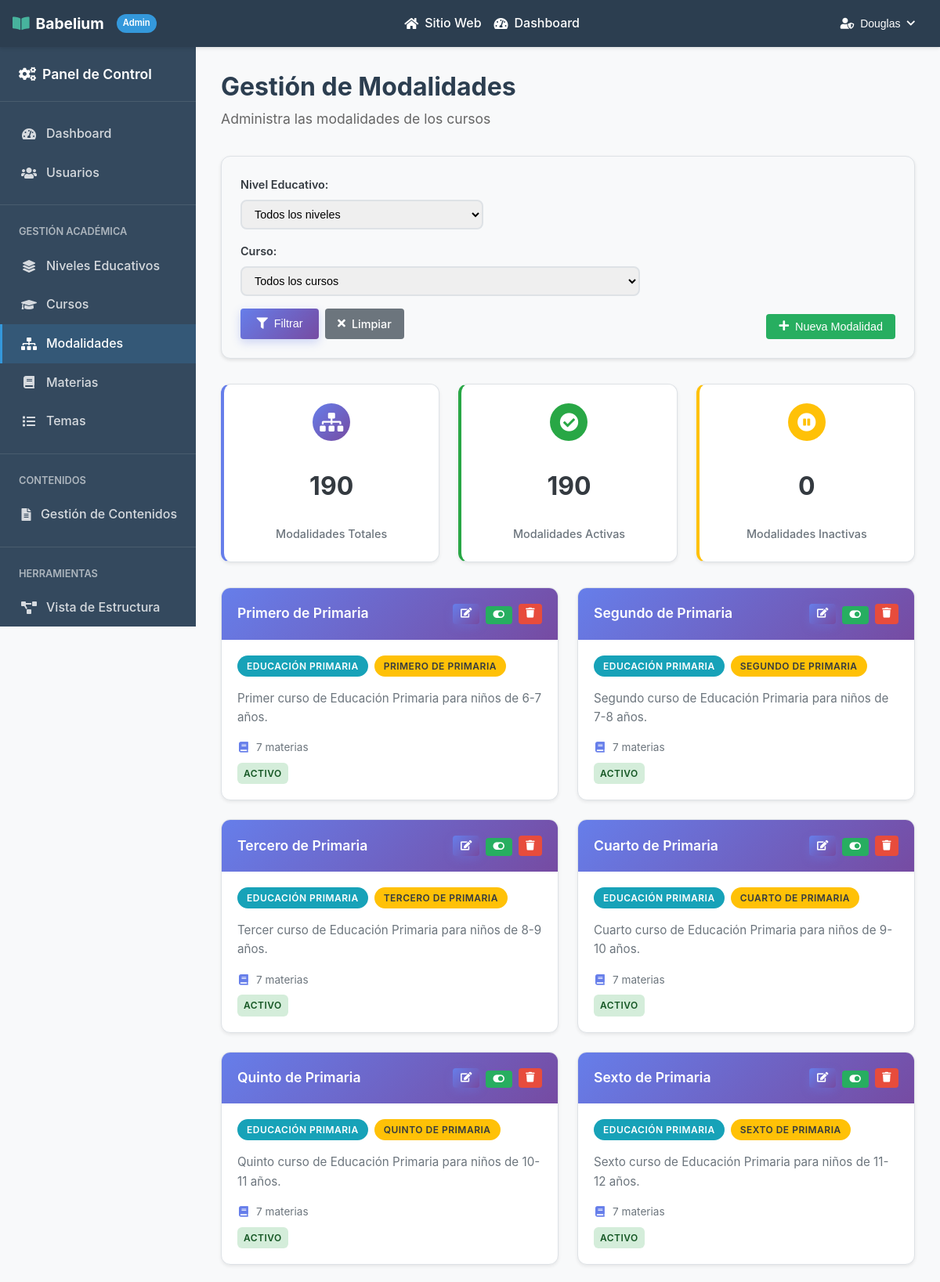
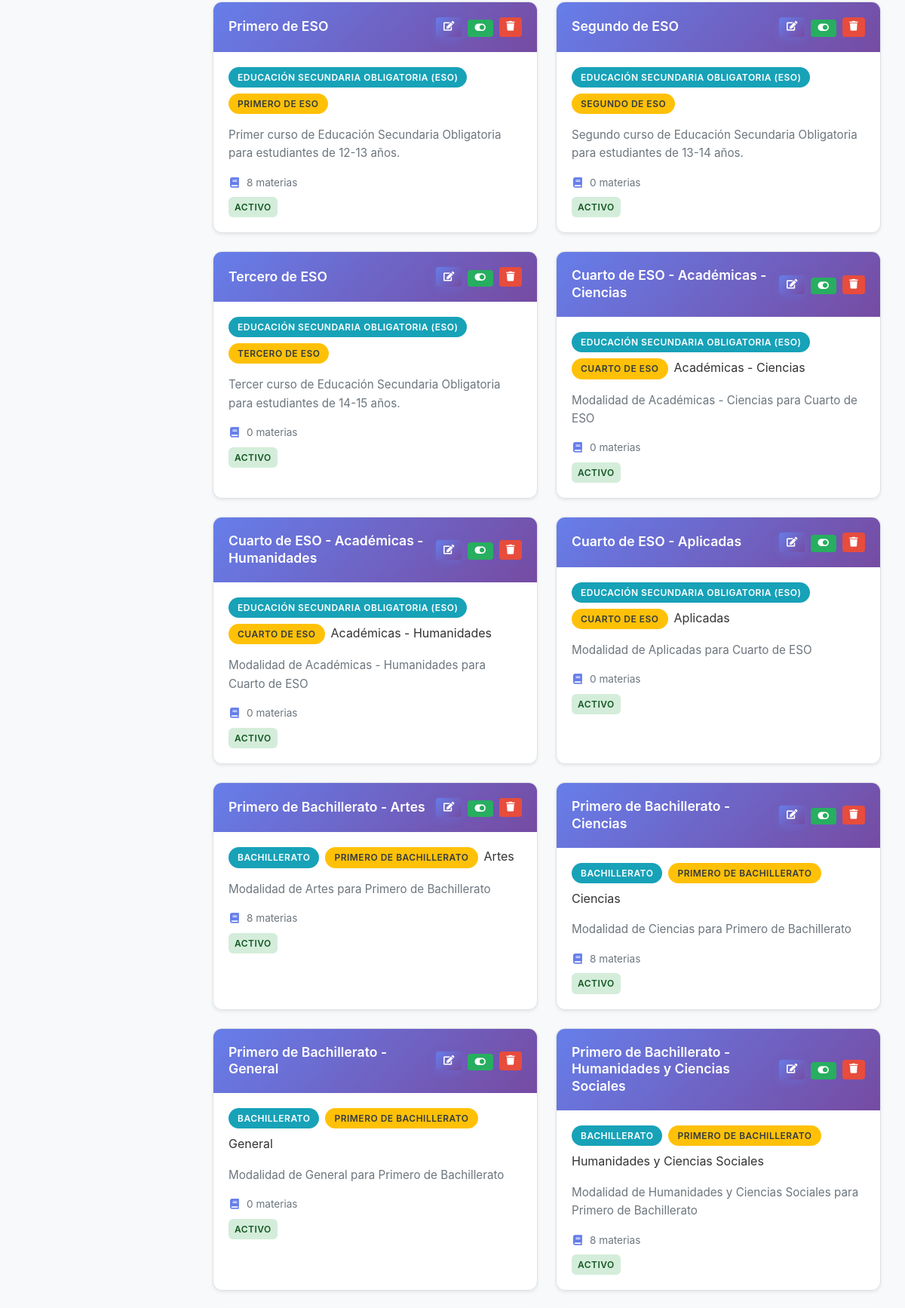
Page /admin/modalidades.php (signed in, upper part) on the committed database (2 pictures, top to bottom).
### tables this page shows
CREATE TABLE `modalidades_curso` (
  `id` int(11) NOT NULL,
  `curso_id` int(11) NOT NULL,
  `rama_id` int(11) DEFAULT NULL,
  `nombre` varchar(255) NOT NULL,
  `descripcion` text DEFAULT NULL,
  `activo` tinyint(1) DEFAULT 1
);

### admin/modalidades.php (the view, shortened to what this page needs)
<?php
require_once '../db/connection.php';
try {
    $where_conditions = [];
    $params = [];
    $param_types = "";
    $where_clause = !empty($where_conditions) ? "WHERE " . implode(" AND ", $where_conditions) : "";
    $query = "
        SELECT m.*,
               COALESCE(c.nombre, 'Sin curso') as curso_nombre,
               COALESCE(ne.nombre, 'Sin nivel') as nivel_nombre,
               COALESCE(r.nombre, 'Sin rama') as rama_nombre,
               COALESCE((SELECT COUNT(*) FROM materias WHERE modalidad_curso_id = m.id), 0) as total_materias
        FROM modalidades_curso m
        LEFT JOIN cursos c ON m.curso_id = c.id
        LEFT JOIN niveles_educativos ne ON c.nivel_id = ne.id
        LEFT JOIN ramas r ON m.rama_id = r.id
        $where_clause
        ORDER BY COALESCE(ne.orden, 999), COALESCE(c.orden, 999), m.nombre
    ";
    if (!empty($params)) {
        $stmt = $conexion->prepare($query);
        if (!$stmt) {
            throw new Exception("Error preparando consulta: " . $conexion->error);
        }
        $stmt->bind_param($param_types, ...$params);
        $stmt->execute();
        $result = $stmt->get_result();
        $modalidades = [];
        while ($row = $result->fetch_assoc()) {
            $modalidades[] = $row;
        }
        $stmt->close();
    } else {
        $result = $conexion->query($query);
        $modalidades = [];
        while ($row = $result->fetch_assoc()) {
            $modalidades[] = $row;
        }
    }
} catch (Exception $e) {
    $modalidades = [];
    $mensaje = "Error al cargar las modalidades: " . $e->getMessage();
    $tipo_mensaje = "error";
    error_log("Error en modalidades.php: " . $e->getMessage());
}
$total_modalidades = count($modalidades);
$modalidades_activas = array_filter($modalidades, function($modalidad) {
    return $modalidad['activo'] == 1;
});
$total_activas = count($modalidades_activas);
$total_inactivas = $total_modalidades - $total_activas;
?>
<!DOCTYPE html>
<html lang="es">
<head>
    <link rel="stylesheet" href="https://cdnjs.cloudflare.com/ajax/libs/font-awesome/6.5.0/css/all.min.css">
    <link rel="stylesheet" href="../css/reset.css">
    <link rel="stylesheet" href="../css/style.css">
    <link rel="stylesheet" href="../css/admin.css">
    <link rel="stylesheet" href="../css/admin-modalidades.css">
    <link rel="stylesheet" href="../css/components.css">
</head>
<body>
    <?php include_once "../includes/admin_header.php" ?>
    <div class="admin-container">
        <aside class="admin-sidebar">
            <div class="sidebar-header">
                <h3>
                    <i class="fas fa-cogs"></i>
                    Panel de Control
                </h3>
            </div>
            <nav class="sidebar-nav">
                <a href="dashboard.php" class="nav-item">
                    <i class="fas fa-tachometer-alt"></i>
                    <span>Dashboard</span>
                </a>
                <a href="usuarios.php" class="nav-item">
                    <i class="fas fa-users"></i>
                    <span>Usuarios</span>
                </a>
                <div style="border-top: 1px solid rgba(255,255,255,0.1); margin: 1rem 0;"></div>
                <div style="padding: 0.5rem 1.5rem; color: rgba(255,255,255,0.6); font-size: 0.8rem; font-weight: 600; text-transform: uppercase;">
                    Gestión Académica
                </div>
                <a href="niveles.php" class="nav-item">
                    <i class="fas fa-layer-group"></i>
                    <span>Niveles Educativos</span>
                </a>
                <a href="cursos.php" class="nav-item">
                    <i class="fas fa-graduation-cap"></i>
                    <span>Cursos</span>
                </a>
                <a href="modalidades.php" class="nav-item active">
                    <i class="fas fa-sitemap"></i>
                    <span>Modalidades</span>
                </a>
                <a href="materias.php" class="nav-item">
                    <i class="fas fa-book"></i>
                    <span>Materias</span>
                </a>
                <a href="temas.php" class="nav-item">
                    <i class="fas fa-list"></i>
                    <span>Temas</span>
                </a>
                <div style="border-top: 1px solid rgba(255,255,255,0.1); margin: 1rem 0;"></div>
                <div style="padding: 0.5rem 1.5rem; color: rgba(255,255,255,0.6); font-size: 0.8rem; font-weight: 600; text-transform: uppercase;">
                    Contenidos
                </div>
                <a href="contenidos.php" class="nav-item">
                    <i class="fas fa-file-alt"></i>
                    <span>Gestión de Contenidos</span>
                </a>
                <div style="border-top: 1px solid rgba(255,255,255,0.1); margin: 1rem 0;"></div>
                <div style="padding: 0.5rem 1.5rem; color: rgba(255,255,255,0.6); font-size: 0.8rem; font-weight: 600; text-transform: uppercase;">
                    Herramientas
                </div>
                <a href="estructura.php" class="nav-item">
                    <i class="fas fa-project-diagram"></i>
                    <span>Vista de Estructura</span>
                </a>
            </nav>
        </aside>
        <main class="admin-main">
            <div class="admin-header">
                <h1>Gestión de Modalidades</h1>
                <p>Administra las modalidades de los cursos</p>
            </div>
            <div class="content-filters">
                <form method="GET" class="filters-form">
                    <div class="filter-group">
                        <label for="nivel">Nivel Educativo:</label>
                        <select name="nivel" id="nivel">
                            <option value="">Todos los niveles</option>
                        </select>
                    </div>
                    <div class="filter-group">
                        <label for="curso">Curso:</label>
                        <select name="curso" id="curso">
                            <option value="">Todos los cursos</option>
                        </select>
                    </div>
                    <div class="filter-actions">
                        <button type="submit" class="btn btn-primary">
                            <i class="fas fa-filter"></i> Filtrar
                        </button>
                        <a href="modalidades.php" class="btn btn-secondary">
                            <i class="fas fa-times"></i> Limpiar
                        </a>
                    </div>
                </form>
                <div class="content-actions">
                    <button onclick="openModal('createModal')" class="btn btn-success">
                        <i class="fas fa-plus"></i> Nueva Modalidad
                    </button>
                </div>
            </div>
            <div class="stats-container">
                <div class="stat-card primary">
                    <div class="stat-icon">
                        <i class="fas fa-sitemap"></i>
                    </div>
                    <div class="stat-number"><?php echo $total_modalidades; ?></div>
                    <div class="stat-label">Modalidades Totales</div>
                </div>
                <div class="stat-card success">
                    <div class="stat-icon">
                        <i class="fas fa-check-circle"></i>
                    </div>
                    <div class="stat-number"><?php echo $total_activas; ?></div>
                    <div class="stat-label">Modalidades Activas</div>
                </div>
                <div class="stat-card warning">
                    <div class="stat-icon">
                        <i class="fas fa-pause-circle"></i>
                    </div>
                    <div class="stat-number"><?php echo $total_inactivas; ?></div>
                    <div class="stat-label">Modalidades Inactivas</div>
                </div>
            </div>
            <div class="modalidad-grid">
                <?php if (empty($modalidades)): ?>
                    <div class="no-data">
                        <i class="fas fa-inbox"></i>
                        <p>No se encontraron modalidades</p>
                        <small>Crea una nueva modalidad para empezar</small>
                    </div>
                <?php else: ?>
                    <?php foreach ($modalidades as $modalidad): ?>
                        <div class="modalidad-card <?php echo $modalidad['activo'] ? '' : 'inactivo'; ?>">
                            <div class="modalidad-header">
                                <div class="modalidad-title">
                                    <span class="modalidad-title-text"><?php echo htmlspecialchars($modalidad['nombre']); ?></span>
                                </div>
                                <div class="modalidad-actions">
                                    <button onclick="editModalidad(<?php echo htmlspecialchars(json_encode($modalidad)); ?>)" class="btn btn-sm btn-primary" title="Editar">
                                        <i class="fas fa-edit"></i>
                                    </button>
                                    <form method="POST" style="display: inline;">
                                        <button type="submit" class="btn btn-sm <?php echo $modalidad['activo'] ? 'btn-success' : 'btn-secondary'; ?>" title="<?php echo $modalidad['activo'] ? 'Desactivar' : 'Activar'; ?>">
                                            <i class="fas fa-<?php echo $modalidad['activo'] ? 'toggle-on' : 'toggle-off'; ?>"></i>
                                        </button>
                                    </form>
                                    <button onclick="deleteModalidad(<?php echo $modalidad['id']; ?>, '<?php echo htmlspecialchars($modalidad['nombre']); ?>', <?php echo $modalidad['total_materias']; ?>)" class="btn btn-sm btn-danger" title="Eliminar">
                                        <i class="fas fa-trash"></i>
                                    </button>
                                </div>
                            </div>
                            <div class="modalidad-body">
                                <div class="modalidad-badges">
                                    <span class="nivel-badge"><?php echo htmlspecialchars($modalidad['nivel_nombre']); ?></span>
                                    <span class="curso-badge"><?php echo htmlspecialchars($modalidad['curso_nombre']); ?></span>
                                    <?php if ($modalidad['rama_id']): ?>
                                        <span class="rama-badge"><?php echo htmlspecialchars($modalidad['rama_nombre']); ?></span>
                                    <?php endif; ?>
                                </div>
                                <div class="modalidad-description">
                                    <?php echo !empty($modalidad['descripcion']) ? htmlspecialchars($modalidad['descripcion']) : '<em>Sin descripción</em>'; ?>
                                </div>
                                <div class="modalidad-meta">
                                    <div class="modalidad-meta-item">
                                        <i class="fas fa-book"></i>
                                        <span><?php echo $modalidad['total_materias']; ?> materias</span>
                                    </div>
                                    <div class="modalidad-meta-item">
                                        <span class="estado-badge <?php echo $modalidad['activo'] ? 'estado-activo' : 'estado-inactivo'; ?>">
                                            <?php echo $modalidad['activo'] ? 'Activo' : 'Inactivo'; ?>
                                        </span>
                                    </div>
                                </div>
                            </div>
                        </div>
                    <?php endforeach; ?>
                <?php endif; ?>
            </div>
        </main>
    </div>
</body>
</html>

### css/style.css (style rules this page uses)
:root { --primary-color: #4a6fa5; --secondary-color: #166088; --accent-color: #47b39d; --background-color: #f9f9f9; --text-color: #333333; --light-text: #666666; --white: #ffffff; --ods-education: #c5192d; --ods-inequality: #ff9e00; --ods-communities: #56c02b; --spacing-xs: 0.5rem; --spacing-sm: 1rem; --spacing-md: 2rem; --spacing-lg: 3rem; --spacing-xl: 5rem; --border-radius: 0.5rem; }
body { font-family: "Segoe UI", Tahoma, Geneva, Verdana, sans-serif; color: var(--text-color); line-height: 1.6; background-color: var(--background-color); }
h1, h2, h3, h4, h5, h6 { margin-bottom: var(--spacing-sm); line-height: 1.2; }
h1 { font-size: 3rem; font-weight: 700; }
h3 { font-size: 1.5rem; font-weight: 600; }
p { margin-bottom: var(--spacing-sm); }
a { text-decoration: none; color: var(--primary-color); transition: all 0.3s ease; }
nav a { color: var(--white); text-decoration: none; font-weight: 500; transition: color 0.3s ease; white-space: nowrap; }

### css/admin.css (style rules this page uses)
:root { --admin-primary: #2c3e50; --admin-secondary: #34495e; --admin-accent: #3498db; --admin-success: #27ae60; --admin-warning: #f39c12; --admin-danger: #e74c3c; --admin-sidebar-width: 250px; --admin-header-height: 60px; }
.admin-container { display: flex; min-height: calc(100vh - var(--admin-header-height)); background-color: #f8f9fa; }
.admin-sidebar { width: var(--admin-sidebar-width); background-color: var(--admin-secondary); color: var(--white); position: fixed; height: calc(100vh - var(--admin-header-height)); overflow-y: auto; z-index: 100; }
.sidebar-header { padding: 1.5rem; border-bottom: 1px solid rgba(255, 255, 255, 0.1); }
.sidebar-header h3 { margin: 0; font-size: 1.1rem; display: flex; align-items: center; gap: 0.5rem; }
.sidebar-nav { padding: 1rem 0; }
.nav-item { display: flex; align-items: center; gap: 0.75rem; padding: 0.75rem 1.5rem; color: rgba(255, 255, 255, 0.8); text-decoration: none; transition: all 0.3s ease; border-left: 3px solid transparent; }
.nav-item.active { background-color: rgba(52, 152, 219, 0.2); color: var(--white); border-left-color: var(--admin-accent); }
.nav-item i { width: 20px; text-align: center; }
.admin-main { flex: 1; margin-left: var(--admin-sidebar-width); padding: 2rem; overflow-x: auto; }
.admin-header { margin-bottom: 2rem; }
.admin-header h1 { margin: 0 0 0.5rem 0; color: var(--admin-primary); font-size: 2rem; }
.admin-header p { margin: 0; color: #666; font-size: 1.1rem; }
.stat-card { background: white; border-radius: 8px; padding: 1.5rem; box-shadow: 0 2px 4px rgba(0, 0, 0, 0.1); display: flex; align-items: center; gap: 1rem; transition: transform 0.3s ease; }
.stat-icon { width: 60px; height: 60px; border-radius: 50%; display: flex; align-items: center; justify-content: center; font-size: 1.5rem; color: white; }
.stat-card:nth-child(1) .stat-icon { background-color: var(--admin-accent); }
.stat-card:nth-child(2) .stat-icon { background-color: var(--admin-success); }
.stat-card:nth-child(3) .stat-icon { background-color: var(--admin-warning); }
.content-filters { background: white; border-radius: 8px; padding: 1.5rem; margin-bottom: 1.5rem; box-shadow: 0 2px 4px rgba(0, 0, 0, 0.1); display: flex; justify-content: space-between; align-items: flex-end; gap: 2rem; }
.filters-form { display: flex; align-items: flex-end; gap: 1rem; flex: 1; }
.filter-group { display: flex; flex-direction: column; gap: 0.5rem; }
.filter-group label { font-weight: 600; color: var(--admin-primary); font-size: 0.9rem; }
.filter-group select, .filter-group input { padding: 0.5rem; border: 1px solid #ddd; border-radius: 4px; font-size: 0.9rem; min-width: 200px; }
.filter-actions { display: flex; gap: 0.5rem; }
.content-actions { display: flex; gap: 0.5rem; }
.stat-number { display: block; font-size: 1.5rem; font-weight: 700; color: var(--admin-accent); }
.stat-label { font-size: 0.9rem; color: #666; }
.btn { display: inline-flex; align-items: center; gap: 0.5rem; padding: 0.5rem 1rem; border: none; border-radius: 4px; font-size: 0.9rem; font-weight: 500; text-decoration: none; cursor: pointer; transition: all 0.3s ease; }
.btn-sm { padding: 0.3rem 0.6rem; font-size: 0.8rem; }
.btn-primary { background-color: var(--admin-accent); color: white; }
.btn-success { background-color: var(--admin-success); color: white; }
.btn-danger { background-color: var(--admin-danger); color: white; }
.btn-secondary { background-color: #6c757d; color: white; }

### rows in the picture
modalidades_curso: nombre "Primero de Primaria", activo 1 (drawn), nivel_nombre "EDUCACIÓN PRIMARIA", curso_nombre "PRIMERO DE PRIMARIA", descripcion "Primer curso de Educación Primaria para niños de 6-7 años.", total_materias "7"
modalidades_curso: nombre "Segundo de Primaria", activo 1 (drawn), nivel_nombre "EDUCACIÓN PRIMARIA", curso_nombre "SEGUNDO DE PRIMARIA", descripcion "Segundo curso de Educación Primaria para niños de 7-8 años.", total_materias "7"
modalidades_curso: nombre "Tercero de Primaria", activo 1 (drawn), nivel_nombre "EDUCACIÓN PRIMARIA", curso_nombre "TERCERO DE PRIMARIA", descripcion "Tercer curso de Educación Primaria para niños de 8-9 años.", total_materias "7"
modalidades_curso: nombre "Cuarto de Primaria", activo 1 (drawn), nivel_nombre "EDUCACIÓN PRIMARIA", curso_nombre "CUARTO DE PRIMARIA", descripcion "Cuarto curso de Educación Primaria para niños de 9-10 años.", total_materias "7"
modalidades_curso: nombre "Quinto de Primaria", activo 1 (drawn), nivel_nombre "EDUCACIÓN PRIMARIA", curso_nombre "QUINTO DE PRIMARIA", descripcion "Quinto curso de Educación Primaria para niños de 10-11 años.", total_materias "7"
modalidades_curso: nombre "Sexto de Primaria", activo 1 (drawn), nivel_nombre "EDUCACIÓN PRIMARIA", curso_nombre "SEXTO DE PRIMARIA", descripcion "Sexto curso de Educación Primaria para niños de 11-12 años.", total_materias "7"
modalidades_curso: nombre "Primero de ESO", activo 1 (drawn), nivel_nombre "EDUCACIÓN SECUNDARIA OBLIGATORIA (ESO)", curso_nombre "PRIMERO DE ESO", descripcion "Primer curso de Educación Secundaria Obligatoria para estudiantes de 12-13 años.", total_materias "8"
modalidades_curso: nombre "Segundo de ESO", activo 1 (drawn), nivel_nombre "EDUCACIÓN SECUNDARIA OBLIGATORIA (ESO)", curso_nombre "SEGUNDO DE ESO", descripcion "Segundo curso de Educación Secundaria Obligatoria para estudiantes de 13-14 años.", total_materias "0"
modalidades_curso: nombre "Tercero de ESO", activo 1 (drawn), nivel_nombre "EDUCACIÓN SECUNDARIA OBLIGATORIA (ESO)", curso_nombre "TERCERO DE ESO", descripcion "Tercer curso de Educación Secundaria Obligatoria para estudiantes de 14-15 años.", total_materias "0"
modalidades_curso: nombre "Cuarto de ESO - Académicas - Ciencias", activo 1 (drawn), nivel_nombre "EDUCACIÓN SECUNDARIA OBLIGATORIA (ESO)", curso_nombre "CUARTO DE ESO", rama_nombre "Académicas - Ciencias", descripcion "Modalidad de Académicas - Ciencias para Cuarto de ESO", total_materias "0"
modalidades_curso: nombre "Cuarto de ESO - Académicas - Humanidades", activo 1 (drawn), nivel_nombre "EDUCACIÓN SECUNDARIA OBLIGATORIA (ESO)", curso_nombre "CUARTO DE ESO", rama_nombre "Académicas - Humanidades", descripcion "Modalidad de Académicas - Humanidades para Cuarto de ESO", total_materias "0"
modalidades_curso: nombre "Cuarto de ESO - Aplicadas", activo 1 (drawn), nivel_nombre "EDUCACIÓN SECUNDARIA OBLIGATORIA (ESO)", curso_nombre "CUARTO DE ESO", rama_nombre "Aplicadas", descripcion "Modalidad de Aplicadas para Cuarto de ESO", total_materias "0"
modalidades_curso: nombre "Primero de Bachillerato - Artes", activo 1 (drawn), nivel_nombre "BACHILLERATO", curso_nombre "PRIMERO DE BACHILLERATO", rama_nombre "Artes", descripcion "Modalidad de Artes para Primero de Bachillerato", total_materias "8"
modalidades_curso: nombre "Primero de Bachillerato - Ciencias", activo 1 (drawn), nivel_nombre "BACHILLERATO", curso_nombre "PRIMERO DE BACHILLERATO", rama_nombre "Ciencias", descripcion "Modalidad de Ciencias para Primero de Bachillerato", total_materias "8"
modalidades_curso: nombre "Primero de Bachillerato - General", activo 1 (drawn), nivel_nombre "BACHILLERATO", curso_nombre "PRIMERO DE BACHILLERATO", rama_nombre "General", descripcion "Modalidad de General para Primero de Bachillerato", total_materias "0"
modalidades_curso: nombre "Primero de Bachillerato - Humanidades y Ciencias Sociales", activo 1 (drawn), nivel_nombre "BACHILLERATO", curso_nombre "PRIMERO DE BACHILLERATO", rama_nombre "Humanidades y Ciencias Sociales", descripcion "Modalidad de Humanidades y Ciencias Sociales para Primero de Bachillerato", total_materias "8"

### other values in the picture
$usuario_actual['nombre'] "Douglas"
$total_modalidades "190"
$total_activas "190"
$total_inactivas "0"
